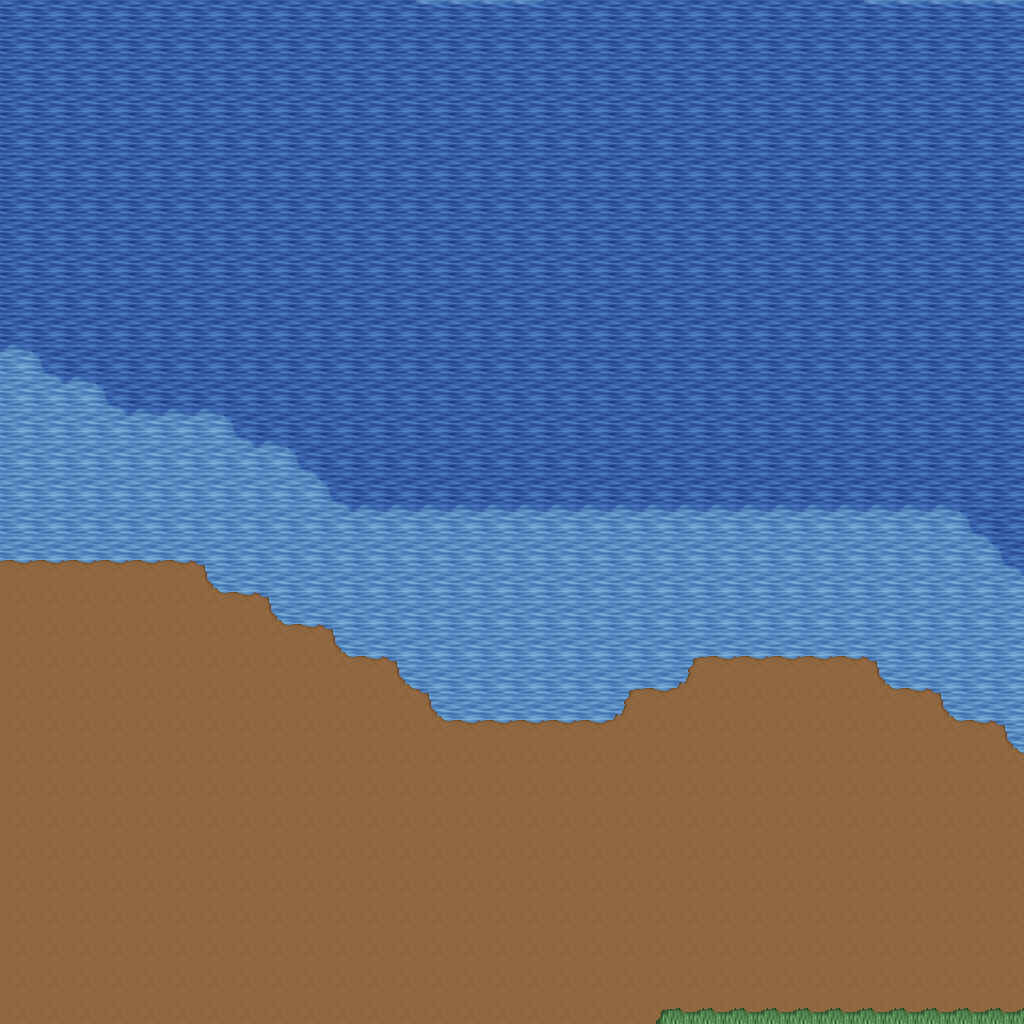

This is a level from a 2D game, rendered from its Tiled map with the project's own tilesets. A one-line summary and the map file follow, with tile-layer data summarised:
An orthogonal 32x32 tile map with 32x32 px tiles, 5 tile layers (Ground, Objects, Objects2, Above, ...), 1 hidden layer not drawn, 29 tilesets.

<map version="1.10" tiledversion="1.11.0" orientation="orthogonal" renderorder="right-down" width="32" height="32" tilewidth="32" tileheight="32" infinite="0" nextlayerid="11" nextobjectid="1">
 <tileset firstgid="1" name="logic_collision" tilewidth="32" tileheight="32" tilecount="1" columns="1">
  <image source="../drawable/logic_collision.png" width="32" height="32" />
 </tileset>
 <tileset firstgid="2" name="ground_ground" tilewidth="32" tileheight="32" tilecount="33" columns="3">
  <image source="../drawable/ground_ground.png" width="96" height="352" />
 </tileset>
 <tileset firstgid="35" name="building_castle" tilewidth="32" tileheight="32" tilecount="320" columns="20">
  <image source="../drawable/building_castle.png" width="640" height="512" />
 </tileset>
 <tileset firstgid="355" name="ground_grass_corners" tilewidth="32" tileheight="32" tilecount="24" columns="6">
  <image source="../drawable/ground_grass_corners.png" width="192" height="128" />
 </tileset>
 <tileset firstgid="379" name="ground_grass_edges" tilewidth="32" tileheight="32" tilecount="36" columns="12">
  <image source="../drawable/ground_grass_edges.png" width="384" height="96" />
 </tileset>
 <tileset firstgid="415" name="ground_water_pool" tilewidth="32" tileheight="32" tilecount="72" columns="3">
  <image source="../drawable/ground_water_pool.png" width="96" height="768" />
 </tileset>
 <tileset firstgid="487" name="ground_earth_edges" tilewidth="32" tileheight="32" tilecount="18" columns="6">
  <image source="../drawable/ground_earth_edges.png" width="192" height="96" />
 </tileset>
 <tileset firstgid="505" name="item_weapon_cannon" tilewidth="32" tileheight="32" tilecount="12" columns="3">
  <image source="../drawable/item_weapon_cannon.png" width="96" height="128" />
 </tileset>
 <tileset firstgid="517" name="item_pot_barrels_1" tilewidth="32" tileheight="32" tilecount="8" columns="4">
  <image source="../drawable/item_pot_barrels_1.png" width="128" height="64" />
 </tileset>
 <tileset firstgid="525" name="ground_cobbled_paving" tilewidth="32" tileheight="32" tilecount="1" columns="1">
  <image source="../drawable/ground_cobbled_paving.png" width="32" height="32" />
 </tileset>
 <tileset firstgid="526" name="ground_ridge_earth_pale" tilewidth="32" tileheight="32" tilecount="96" columns="12">
  <image source="../drawable/ground_ridge_earth_pale.png" width="384" height="256" />
 </tileset>
 <tileset firstgid="622" name="plant_bushes_and_trees" tilewidth="32" tileheight="32" tilecount="144" columns="16">
  <image source="../drawable/plant_bushes_and_trees.png" width="512" height="289" />
 </tileset>
 <tileset firstgid="766" name="plant_bush_leafy_2" tilewidth="32" tileheight="32" tilecount="12" columns="6">
  <image source="../drawable/plant_bush_leafy_2.png" width="192" height="64" />
 </tileset>
 <tileset firstgid="778" name="plant_bush_flowering" tilewidth="32" tileheight="32" tilecount="72" columns="8">
  <image source="../drawable/plant_bush_flowering.png" width="256" height="288" />
 </tileset>
 <tileset firstgid="850" name="plant_stump_small_stump" tilewidth="32" tileheight="32" tilecount="4" columns="2">
  <image source="../drawable/plant_stump_small_stump.png" width="64" height="64" />
 </tileset>
 <tileset firstgid="854" name="plant_tree_fall_trees" tilewidth="32" tileheight="32" tilecount="40" columns="8">
  <image source="../drawable/plant_tree_fall_trees.png" width="256" height="160" />
 </tileset>
 <tileset firstgid="894" name="logic_creature_animal" tilewidth="32" tileheight="32" tilecount="32" columns="8">
  <image source="../drawable/logic_creature_animal.png" width="256" height="128" />
 </tileset>
 <tileset firstgid="926" name="logic_creature_rodent" tilewidth="32" tileheight="32" tilecount="8" columns="8">
  <image source="../drawable/logic_creature_rodent.png" width="256" height="32" />
 </tileset>
 <tileset firstgid="934" name="plant_vine" tilewidth="32" tileheight="32" tilecount="3" columns="1">
  <image source="../drawable/plant_vine.png" width="32" height="96" />
 </tileset>
 <tileset firstgid="937" name="building_cottage" tilewidth="32" tileheight="32" tilecount="256" columns="16">
  <image source="../drawable/building_cottage.png" width="512" height="512" />
 </tileset>
 <tileset firstgid="1193" name="building_roof_thatched_roof" tilewidth="32" tileheight="32" tilecount="256" columns="16">
  <image source="../drawable/building_roof_thatched_roof.png" width="512" height="512" />
 </tileset>
 <tileset firstgid="1449" name="building_window_windows" tilewidth="32" tileheight="32" tilecount="256" columns="16">
  <image source="../drawable/building_window_windows.png" width="512" height="512" />
 </tileset>
 <tileset firstgid="1705" name="building_door_doors" tilewidth="32" tileheight="32" tilecount="256" columns="16">
  <image source="../drawable/building_door_doors.png" width="512" height="512" />
 </tileset>
 <tileset firstgid="1961" name="building_fence_fence_wooden" tilewidth="32" tileheight="32" tilecount="12" columns="3">
  <image source="../drawable/building_fence_fence_wooden.png" width="96" height="128" />
 </tileset>
 <tileset firstgid="1973" name="ground_ground_3" tilewidth="32" tileheight="32" tilecount="5" columns="5">
  <image source="../drawable/ground_ground_3.png" width="160" height="32" />
 </tileset>
 <tileset firstgid="1978" name="plant_tree_tree_darkgreen" tilewidth="32" tileheight="32" tilecount="88" columns="8">
  <image source="../drawable/plant_tree_tree_darkgreen.png" width="256" height="352" />
 </tileset>
 <tileset firstgid="2066" name="logic_portal" tilewidth="32" tileheight="32" tilecount="24" columns="8">
  <image source="../drawable/logic_portal.png" width="256" height="96" />
 </tileset>
 <tileset firstgid="2090" name="building_decoration_magician_banner" tilewidth="32" tileheight="32" tilecount="3" columns="3">
  <image source="../drawable/building_decoration_magician_banner.png" width="96" height="32" />
 </tileset>
 <tileset firstgid="2093" name="ground_ladder_vertical_dark" tilewidth="32" tileheight="32" tilecount="3" columns="3">
  <image source="../drawable/ground_ladder_vertical_dark.png" width="96" height="32" />
 </tileset>
 <layer id="1" name="Ground" width="32" height="32">
  <data>[1024 cells, 1024 non-empty, 6 distinct tile ids]</data>
 </layer>
 <layer id="2" name="Objects" width="32" height="32">
  <data>[1024 cells, 54 non-empty, 7 distinct tile ids]</data>
 </layer>
 <layer id="3" name="Objects2" width="32" height="32">
  <data>[1024 cells, 0 non-empty, 0 distinct tile ids]</data>
 </layer>
 <layer id="4" name="Above" width="32" height="32">
  <data>[1024 cells, 0 non-empty, 0 distinct tile ids]</data>
 </layer>
 <layer id="5" name="Above2" width="32" height="32">
  <data>[1024 cells, 0 non-empty, 0 distinct tile ids]</data>
 </layer>
 <layer id="6" name="Walkable" width="32" height="32" visible="0">
  <data>[1024 cells, 479 non-empty, 1 distinct tile ids]</data>
 </layer>
 <objectgroup id="7" name="Mapevents" />
 <objectgroup id="8" name="Spawn" />
 <objectgroup id="9" name="Keys" />
 <objectgroup id="10" name="Replace" />
</map>
